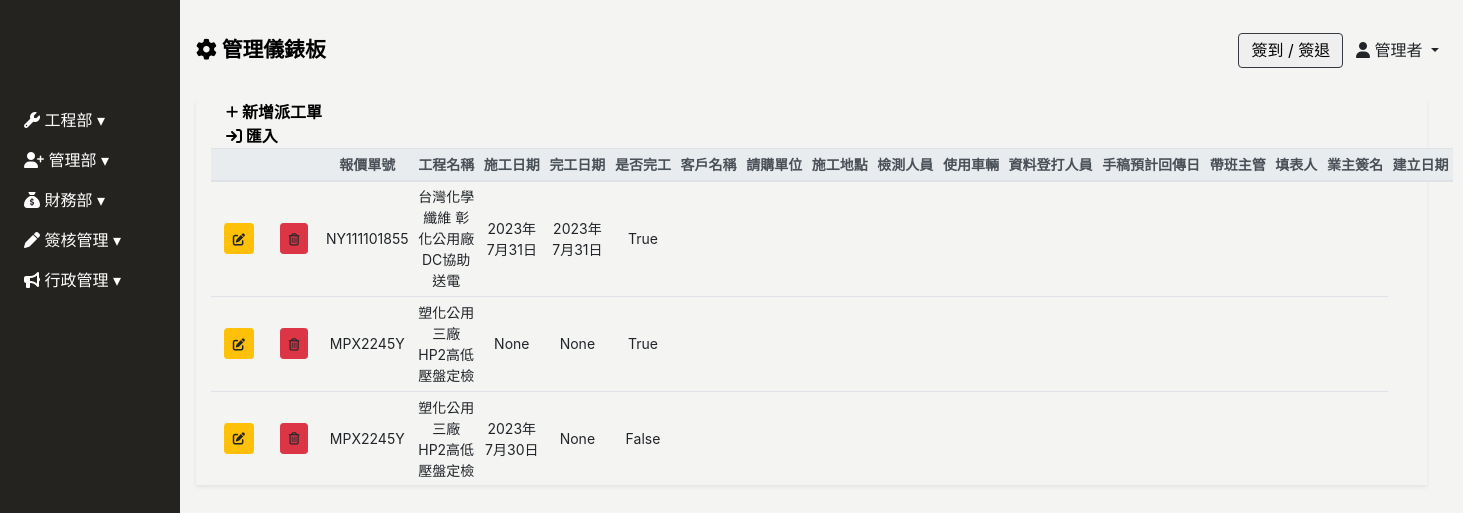
The app's page /employee_assign/ (signed in), older data.
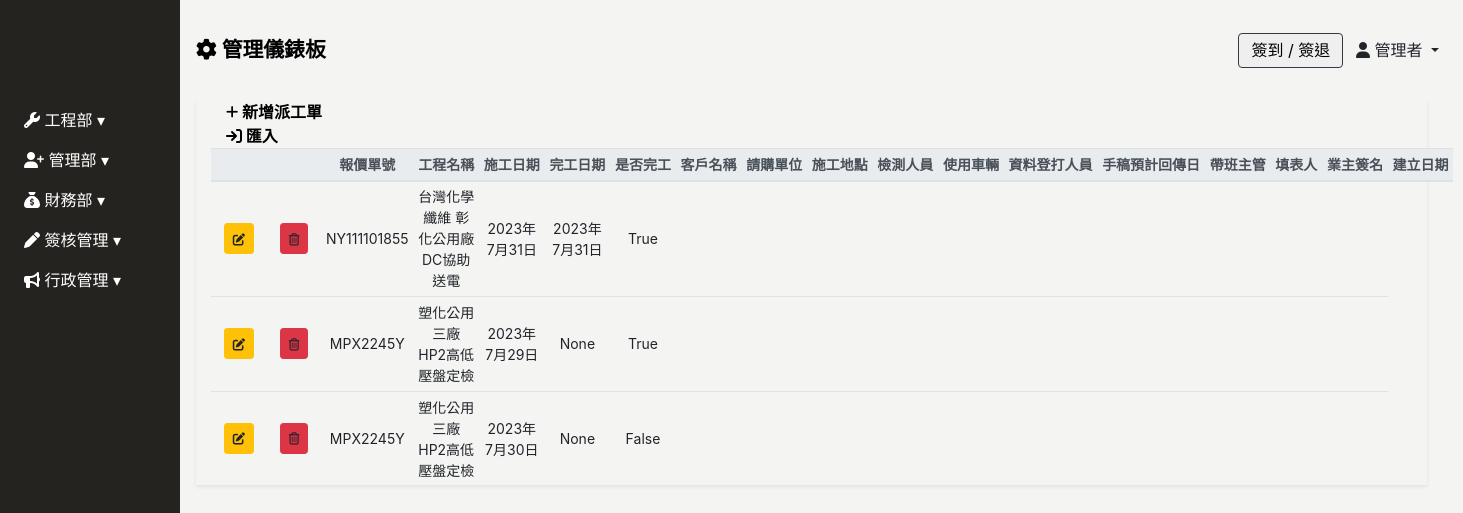
The same page, newer data.
### Backend/models.py (models this page shows, shortened)
class ModifiedModel(models.Model):
    modified_by = models.ForeignKey("Employee", on_delete=models.SET_NULL, null=True, blank=True)
    created_date = models.DateField(default=timezone.now,verbose_name='建立日期')
    update_date = models.DateField(auto_now=True, verbose_name='更新日期')
    class Meta:
        abstract = True

class Project_Employee_Assign(ModifiedModel):
    project_job_assign= models.ForeignKey(Project_Job_Assign,on_delete=models.CASCADE,related_name='project_employee_assign',null=True, blank=True, verbose_name="工程確認單")
    construction_date = models.DateField(null=True, blank=True, verbose_name="施工日期")
    completion_date = models.DateField(null=True, blank=True, verbose_name="完工日期")
    is_completed = models.BooleanField(verbose_name='完工狀態',blank=True,default=False)
    construction_location = models.CharField(max_length=100,null=True, blank=True, verbose_name='施工地點')
    inspector = models.ManyToManyField('Employee', related_name='employee_assign_work_employee', blank=True, verbose_name='檢測人員')
    vehicle = models.CharField(max_length=100,null=True, blank=True, verbose_name='使用車輛')
    manuscript_return_date = models.DateField(null=True, blank=True, verbose_name="手稿預計回傳日")
    lead_employee = models.ManyToManyField('Employee', related_name='employee_assign_lead_employee', blank=True, verbose_name='帶班主管')
    enterprise_signature = models.ImageField(null=True, blank=True, verbose_name='業主簽名')
    class Meta:
        verbose_name = "派工單"   # 單數
        verbose_name_plural = verbose_name   #複數
        ordering = ['-id']

class Project_Job_Assign(ModifiedModel):
    project_confirmation= models.ForeignKey(Project_Confirmation,on_delete=models.CASCADE,related_name='project',null=True, blank=True, verbose_name="工程確認單") # 連帶帶出來的資料可重複
    attendance_date =models.JSONField(null=True, blank=True, verbose_name="出勤日期")
    work_employee = models.ManyToManyField('Employee', related_name='projects_work_employee', blank=True, verbose_name='工作人員')
    lead_employee = models.ManyToManyField('Employee', related_name='projects_lead_employee', blank=True, verbose_name="帶班人員")
    vehicle = models.CharField(max_length=100,null=True, blank=True, verbose_name='使用車輛')
    location = models.CharField(max_length=100,null=True, blank=True, verbose_name="工作地點")
    project_type = models.CharField(max_length=100,null=True, blank=True, verbose_name='工作類型')
    remark = models.TextField(null=True, blank=True, verbose_name="備註")
    attachment = models.FileField(upload_to="project-attachment/", null=True, blank=True, verbose_name="工確單附件")
    class Meta:
        verbose_name = "工作派任計畫"   # 單數
        verbose_name_plural = verbose_name   #複數
        ordering = ['-id']
    def attachment_link(self):
        if self.attachment:
            return format_html("<a href='%s' download>下載</a>" % (self.attachment.url,))
        else:
            return "無"
    attachment_link.allow_tags = True

class Project_Confirmation(ModifiedModel):
    project_confirmation_id = models.CharField(max_length=100, null=True, blank=True, verbose_name="工確單編號")
    quotation_id = models.CharField(max_length=100, null=True, blank=True, verbose_name="報價單號")
    project_name = models.CharField(max_length=100, null=True, blank=True, verbose_name="工程名稱")
    order_id = models.CharField(max_length=100, null=True, blank=True, verbose_name='訂單編號')
    c_a = models.CharField(max_length=100, null=True, blank=True, verbose_name='母案編號')
    client = models.CharField(max_length=100, null=True, blank=True, verbose_name='客戶簡稱')
    requisition = models.CharField(max_length=100, null=True, blank=True, verbose_name='請購單位')
    turnover = models.CharField(max_length=10, null=True, blank=True, verbose_name='成交金額')
    is_completed = models.BooleanField(verbose_name='完工狀態',blank=True,default=False)
    completion_report_employee = models.ManyToManyField(Employee, related_name='projects_confirmation_report_employee', blank=True, verbose_name='完工回報人')
    completion_report_date = models.DateField(null=True, blank=True, verbose_name="完工回報日期")
    remark = models.TextField(null=True, blank=True, verbose_name="備註")
    reassignment_attachment = models.FileField(upload_to="project_confirmation_reassignment_attachment", null=True, blank=True, verbose_name="完工重派附件")
    class Meta:
        verbose_name = "工程確認單"   # 單數
        verbose_name_plural = verbose_name   #複數
        ordering = ['-id']

### Frontend/views.py (the view)
# urls.py: path('employee_assign/', login_required(views.Employee_Assign_ListView.as_view()), name='employee_assign'),
class Employee_Assign_ListView(ListView):
    model = Project_Employee_Assign
    template_name = 'employee_assign/employee_assign.html'
    context_object_name = 'Project_Employee_Assign'
    def get_context_data(self, **kwargs):
        context = super().get_context_data(**kwargs)
        context["employees_list"] = employee = Employee.objects.values('id','user__username')
        context["all_project_job_assign"] = Project_Job_Assign.objects.values('id','project_confirmation__project_confirmation_id')
        return context

### Frontend/templates/employee_assign/employee_assign.html (shortened to what the changed rows need)
{% extends 'base/base_dashboard.html' %}
{% block import %}
{% load static%}
<link rel="stylesheet" href="{% static 'css/employee_assign/employee_assign.css' %}">
{% endblock %}
{% block main %}
<div class="main px-3">
    <div class="employee-assign-table container-fluid shadow-sm table-responsive-lg">
        <table class="table table-sm table-hover text-center" id="table" data-toggle="table" data-sortable="true"
            data-show-export="true" data-toolbar="#toolbar" data-pagination="true" data-search="true"
            data-show-columns="true" data-filter-strict-search="true" data-show-columns-toggle-all="true"
            data-export-types="['excel', 'json', 'csv', 'txt']" data-export-options='{"fileName": "派工單"}'>
            <div id="toolbar">
                <thead class="thead-light" style="font-size: 14px;">
                    <tr class="text-nowrap">
                        <th data-force-hide="true"></th>
                        <th data-force-hide="true"></th>
                        <th data-field="quotation_id" data-sortable="true">報價單號</th>
                        <th data-field="project_name" data-sortable="true">工程名稱</th>
                        <th data-field="construction_date" data-sortable="true">施工日期</th>
                        <th data-field="completion_date" data-sortable="true">完工日期</th>
                        <th data-field="is_completed" data-sortable="true">是否完工</th>
                        <th data-field="client" data-sortable="true">客戶名稱</th>
                        <th data-field="requisition" data-sortable="true">請購單位</th>
                        <th data-field="created_date" data-sortable="true">施工地點</th>
                        <th data-field="created_date" data-sortable="true">檢測人員</th>
                        <th data-field="created_date" data-sortable="true">使用車輛</th>
                        <th data-field="created_date" data-sortable="true">資料登打人員</th>
                        <th data-field="created_date" data-sortable="true">手稿預計回傳日</th>
                        <th data-field="created_date" data-sortable="true">帶班主管</th>
                        <th data-field="created_date" data-sortable="true">填表人</th>
                        <th data-field="created_date" data-sortable="true">業主簽名</th>
                        <th data-field="created_date" data-sortable="true">建立日期</th>
                    </tr>
                </thead>
                <tbody style="font-size: 14px;">
                    {% for p in Project_Employee_Assign %}
                    <tr>
                        <td>
                            <a type="button" data-url="project_employee_assign" data-id="{{p.id}}"
                                class="sys_get btn btn-sm btn-warning my-2 mx-md-2" data-toggle="modal"
                                data-target="#employee-assign-modal"></a>
                        </td>
                        <td>
                            <a data-url="project_employee_assign" data-id="{{p.id}}" type="button"
                                class="sys_del btn btn-sm btn-danger my-2 mx-md-2"></a>
                        </td>
                        <td>{{ p.project_job_assign.project_confirmation.quotation_id }}</td>
                        <td>{{ p.project_job_assign.project_confirmation.project_name }}</td>
                        <td>{{ p.construction_date }}</td>
                        <td>{{ p.completion_date }}</td>
                        <td>{{ p.is_completed }}</td>
                        <td></td>
                        <td></td>
                        <td></td>
                        <td></td>
                        <td></td>
                        <td></td>
                        <td></td>
                        <td></td>
                        <td></td>
                        <td></td>
                    </tr>
                    {% empty %}
                    <h2>
                        目前無資料
                    </h2>
                    {% endfor %}
                </tbody>
        </table>
    </div>
</div>
{% endblock %}

Row changes from the older to the newer data that the page shows:
changed Project_Employee_Assign (number 2 of 3 on the later page): construction_date "None" → "2023年7月29日"
